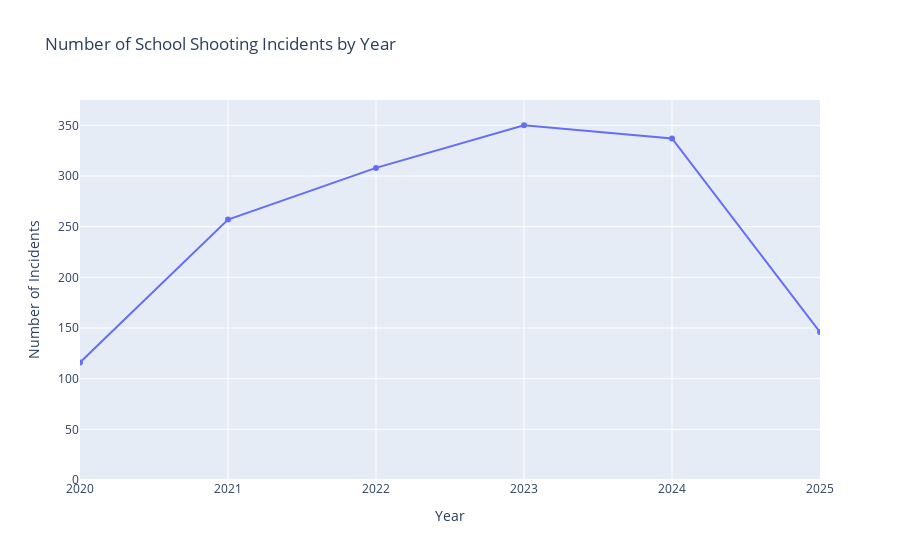

Notebook cell for this chart:
### Code cell
fig = px.line(
    incidents_over_time,
    x="Year",
    y="incident_count",
    markers=True,
    title="Number of School Shooting Incidents by Year"
)

fig.update_layout(
    xaxis_title="Year",
    yaxis_title="Number of Incidents",
    xaxis=dict(range=[2020, 2025]),
    yaxis=dict(range=[0, 375])
)

fig.show()

### Figure 1 — Plotly figure (JSON) as saved in the notebook; plotly's stock layout.template omitted (floating-point values rounded to 4 significant figures)
{"data": [{"hovertemplate": "Year=%{x}<br>incident_count=%{y}<extra></extra>", "legendgroup": "", "line": {"color": "#636efa", "dash": "solid"}, "marker": {"symbol": "circle"}, "mode": "lines+markers", "name": "", "orientation": "v", "showlegend": false, "type": "scatter", "x": [1966, 1967, 1968, 1969, 1970, 1971, 1972, 1973, 1974, 1975, 1976, 1977, 1978, 1979, 1980, 1981, 1982, 1983, 1984, 1985, 1986, 1987, 1988, 1989, 1990, 1991, 1992, 1993, 1994, 1995, 1996, 1997, 1998, 1999, 2000, 2001, 2002, 2003, 2004, 2005, 2006, 2007, 2008, 2009, 2010, 2011, 2012, 2013, 2014, 2015, 2016, 2017, 2018, 2019, 2020, 2021, 2022, 2023, 2024, 2025], "xaxis": "x", "y": [9, 7, 10, 5, 20, 21, 18, 19, 16, 15, 11, 16, 16, 14, 21, 17, 18, 25, 25, 21, 18, 25, 38, 20, 20, 32, 36, 47, 40, 24, 21, 26, 31, 23, 31, 26, 19, 34, 35, 52, 59, 46, 37, 32, 15, 16, 20, 34, 47, 41, 50, 60, 119, 124, 116, 257, 308, 350, 337, 146], "yaxis": "y"}], "layout": {"legend": {"tracegroupgap": 0}, "title": {"text": "Number of School Shooting Incidents by Year"}, "xaxis": {"anchor": "y", "domain": [0, 1], "range": [2020, 2025], "title": {"text": "Year"}}, "yaxis": {"anchor": "x", "domain": [0, 1], "range": [0, 375], "title": {"text": "Number of Incidents"}}}}
